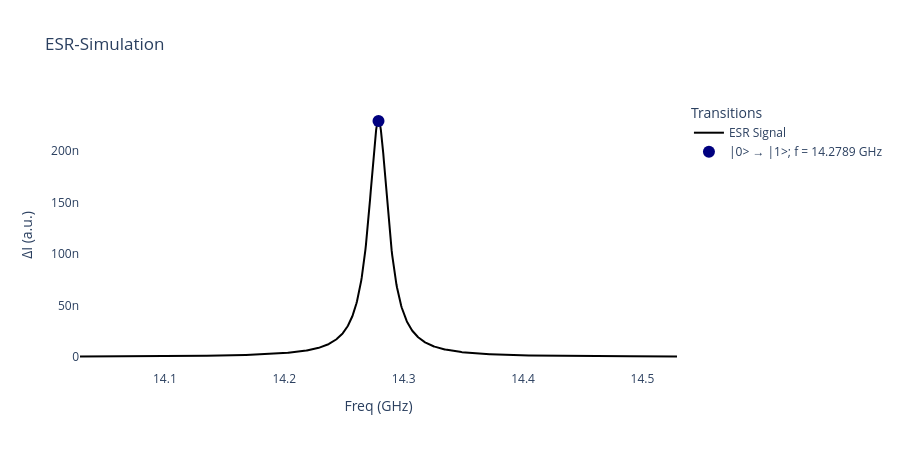

The notebook cell saved with this chart:
### Markdown cell above
## Calculate the spectrum

`lw` is the Lorentzian full width at half maximum (FWHM), in GHz. We prescribe 0.02 GHz = 20 MHz.

The package plotting function returns a figure, the frequency grid and the calculated signal. We use thermal populations and keep the raw signal with `norm=False`; its scale is phenomenological, not a current in A.

### Code cell
linewidth = 0.02  # GHz
frequency = np.linspace(resonance - 0.25, resonance + 0.25, 1001)

ESR.plot_FreqSweep(
    spin,
    freq_array=frequency,
    AllowPumping=False,
    lw=linewidth,
    norm=False,
    output=False,
);

### Figure 1 — Plotly figure (JSON) as saved in the notebook; plotly's stock layout.template omitted (floating-point values rounded to 4 significant figures; data arrays with more than 128 entries replaced by an {"elided": "..."} marker saying what was removed)
{"data": [{"line": {"color": "black", "width": 2}, "mode": "lines", "name": "ESR Signal", "type": "scatter", "x": {"elided": "1001 float values"}, "y": {"elided": "1001 float values"}}, {"marker": {"color": "rgb(0,0,127)", "size": 12}, "mode": "markers", "name": "|0> → |1>; f = 14.2789 GHz", "type": "scatter", "x": [14.28], "y": [2.294e-07]}], "layout": {"autosize": true, "height": 450, "legend": {"title": {"text": "Transitions"}}, "paper_bgcolor": "white", "plot_bgcolor": "white", "showlegend": true, "title": {"text": "ESR-Simulation"}, "xaxis": {"range": [14.03, 14.53], "title": {"text": "Freq (GHz)"}}, "yaxis": {"title": {"text": "ΔI (a.u.)"}}}}
